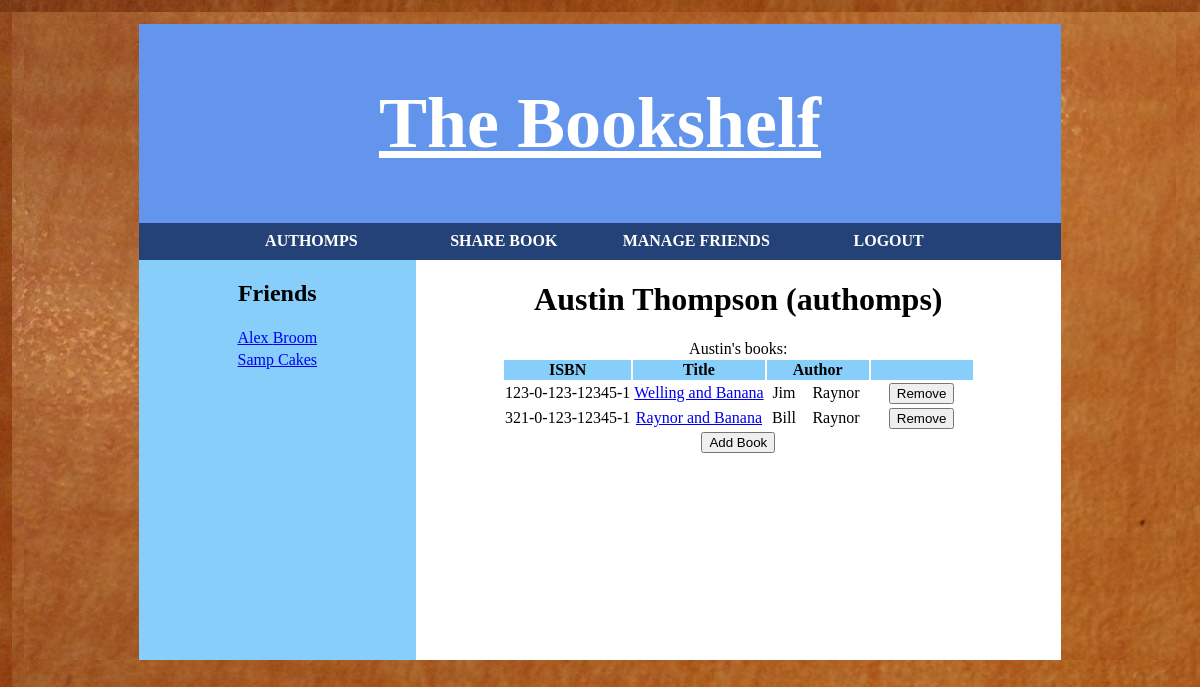
The page /user_homepage.php (signed in) on the database its author committed.
### tables this page shows
CREATE TABLE users
( 	username VARCHAR(20) PRIMARY KEY NOT NULL,
	password VARCHAR(20) NOT NULL,
	current_book CHAR(17),
	first_name VARCHAR(20),
	last_name VARCHAR(20),
	FOREIGN KEY (current_book) REFERENCES books(isbn)
);

CREATE TABLE books
( 	isbn CHAR(17) NOT NULL PRIMARY KEY,
	title VARCHAR(50),
	author_first_name VARCHAR(20),
	author_last_name VARCHAR(20)
);

### user_homepage.php (the view, shortened to what this page needs)
<?php
	$username = $_SESSION['username'];
?>
<!DOCTYPE html>
<html>
<head>
	<link rel="stylesheet" type="text/css" href="css/bookshelf.css" />
</head>
<body>
	<div id="wrap">
		<?php
			include('directory.php');
			include('friends_list.php');
		?>
		<div id="main">
			<?php
				include('access_database.php');
				$nameQuery = "SELECT first_name, last_name FROM users WHERE username = '".$username."'";
				$nameInfo = $db->query($nameQuery);
				$row = $nameInfo->fetch_assoc();
				$name = $row['first_name']." ".$row['last_name'];
				$bookQuery = "SELECT isbn, title, author_first_name, author_last_name FROM books JOIN usersBooks WHERE isbn = book AND user = '".$username."'";
				$bookStmt = $db->query($bookQuery);
				echo "<h1>".$name." (".$username.")</h1>".$row['first_name']."'s books:";
				$num_rows = $bookStmt->num_rows;
				if ($num_rows == 0) {
					echo "<br>You have no books<br>";
				} else {
					echo "<table>";
					echo '<tr><th>ISBN</th><th>Title</th><th colspan="2">Author</th><th></tr>';
					for ($i=0; $i < $num_rows; $i++) {
						$row = $bookStmt->fetch_assoc();
						echo '<form action="process_user_remove_book.php" method="post">';
						echo '<tr><td>'.$row['isbn'].'</td><td>'.'<a href="book_view.php?isbn='.$row['isbn'].'">'.$row['title'].'</a>'.'</td><td>'.$row['author_first_name'].'</td><td>'.$row['author_last_name'].'</td><td><input type="submit" value="Remove"></td><input type ="hidden" name="isbn" value="'.$row['isbn'].'"></tr>';
						echo '</form>';
					}
					echo "</table>";
				}
			?>
			<button type="button" onclick="location.href='user_add_book.php'">Add Book</button>
		</div>
	</div>
</body>
</html>

### friends_list.php (shortened to what this page needs)
<div id="friends">
	<h2 align="center">Friends</h2>
	<?php
		include('access_database.php');
		$friendQuery = "SELECT username, first_name, last_name FROM users JOIN friends WHERE username = friend AND user = '".$username."' ORDER BY last_name";
		$friendStmt = $db->query($friendQuery);
		$num_rows = $friendStmt->num_rows;
		if ($num_rows == 0) {
			echo "You have no friends.";
		} else {
			echo '<table class="friends_list">';
			for ($i=0; $i < $num_rows; $i++) {
				$row = $friendStmt->fetch_assoc();
				echo '<tr><td>'.'<a href="friend_homepage.php?friend_name='.$row['username'].'">'.$row['first_name'].' '.$row['last_name'].'</a>'.'</td></tr>';
			}
			echo "</table>";
		}
	?>
</div>

### css/bookshelf.css (style rules this page uses)
html, body { margin:1%; padding:0; background-image: url('background_wood.jpg'); }
#wrap { width:80%; height: 100%; margin:0 auto; font-size: 16px; background-color: #87CEFA; min-width: 550px; }
#main { float: right; margin:0 auto; text-align:center; background-color: white; width: 70%; min-height: 400px; }
#friends { float: left; width: 30%; height: 100%; background-color: #87CEFA; }
table { margin-left:auto; margin-right:auto; }
th { min-width:100px; background-color: #87CEFA; }

### rows shown on the page
users: first_name "Alex", last_name "Broom"
users: first_name "Samp", last_name "Cakes"
users: name "Austin Thompson", first_name "Austin"
books: isbn "123-0-123-12345-1", title "Welling and Banana", author_first_name "Jim", author_last_name "Raynor"
books: isbn "321-0-123-12345-1", title "Raynor and Banana", author_first_name "Bill", author_last_name "Raynor"

### other values the page prints
$username "AUTHOMPS"
$username "authomps"
